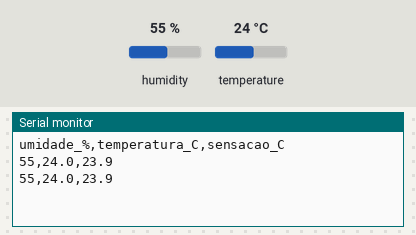
Bench run of a sketch on a simulated Arduino Uno, built with avr-gcc and run on an emulated ATmega328P. On the bench: the last lines printed to the serial monitor. The inputs (shaded band) are chosen by the test bench; at power-on: humidity 55 %, temperature 24 °C.

Above: at 4.8 s.
4.9 s: humidity set to 22 %
At 7.5 s:
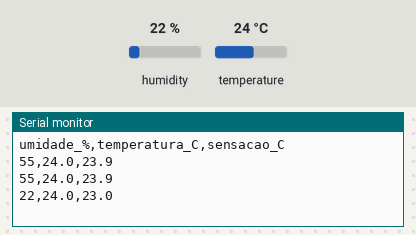
7.9 s: temperature set to 12 °C
At 8.7 s:
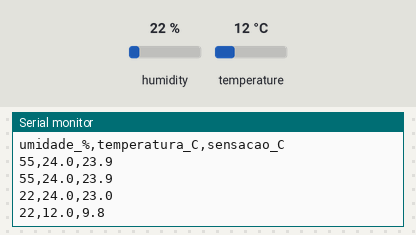
10.9 s: humidity set to 40 %
At 13.5 s:
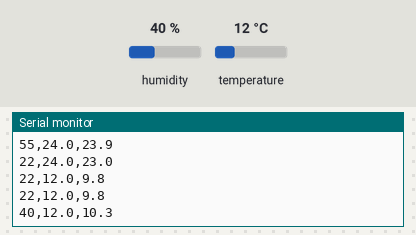
Timing chart, 0 to 15.0 s (numbered marks = the images above; inputs shaded):
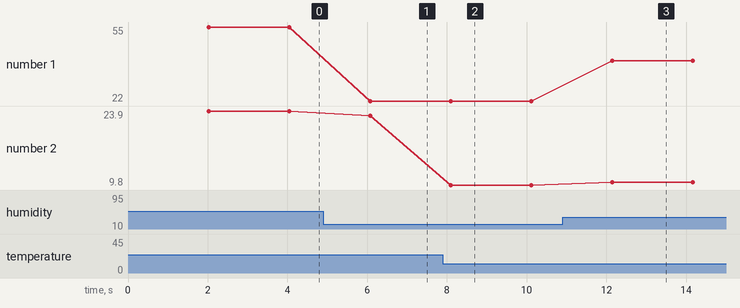

Measured:
- after the input at 4.9 s, the serial monitor: prints a new line after 1.2 s (image 1)
- after the input at 7.9 s, the serial monitor: prints a new line after 0.20 s (image 2)
- after the input at 10.9 s, the serial monitor: prints a new line after 1.2 s (image 3)
- plotted number 1: 55 → 22 after the input at 4.9 s, 22 → 40 after the input at 10.9 s
- plotted number 2: 23.9 → 23 after the input at 4.9 s, 23 → 9.8 after the input at 7.9 s, 9.8 → 10.3 after the input at 10.9 s

The sketch:

02_dht11_uno.ino
```cpp
/*
  02 - DHT11: temperatura e umidade do ar
  Placa: Arduino Uno/Nano     Biblioteca: "DHT sensor library" (Adafruit) + "Adafruit Unified Sensor"

  O DHT11 aparece de 3 jeitos - CONFIRA A SERIGRAFIA da sua peca antes de ligar:
    a) sensor "pelado" azul, 4 pinos:  VCC | DATA | (nao ligado) | GND   -> precisa de resistor 10k entre DATA e VCC
    b) modulo 3 pinos "VCC GND OUT" (ou "+ - OUT"):  ja tem o resistor na placa
    c) modulo 3 pinos "S  -  (meio)" tipo KY-015: S = dados, "-" = GND e o pino do MEIO (sem nome) = VCC
       Nos modulos, a ORDEM muda de fabricante para fabricante: leia a placa, nao decore a posicao!
  Neste sketch: DATA/OUT/S -> pino 2, VCC -> 5V, GND -> GND.

  Fisica: a umidade e medida por um POLIMERO que absorve agua e muda sua CAPACITANCIA; a
  temperatura, por um TERMISTOR NTC (resistencia cai com o calor). Um chip converte os dois em
  numeros e manda pelo unico fio de dados, 40 bits por leitura. Limite: 1 leitura a cada 2 s.
*/
#include <DHT.h>

const int PINO_DHT = 2;
DHT dht(PINO_DHT, DHT11);          // troque DHT11 por DHT22 se usar o branco (mais preciso)

void setup() {
  Serial.begin(9600);
  dht.begin();
  Serial.println("umidade_%,temperatura_C,sensacao_C");
}

void loop() {
  delay(2000);                                   // o DHT11 nao aguenta ler mais rapido
  float h = dht.readHumidity();
  float t = dht.readTemperature();               // Celsius
  if (isnan(h) || isnan(t)) {                    // NaN = "not a number": leitura falhou
    Serial.println("falha na leitura (fio de dados? pull-up? pino?)");
    return;
  }
  float sensacao = dht.computeHeatIndex(t, h, false);   // indice de calor (como o corpo sente)
  Serial.print(h, 0); Serial.print(",");
  Serial.print(t, 1); Serial.print(",");
  Serial.println(sensacao, 1);
}
```
